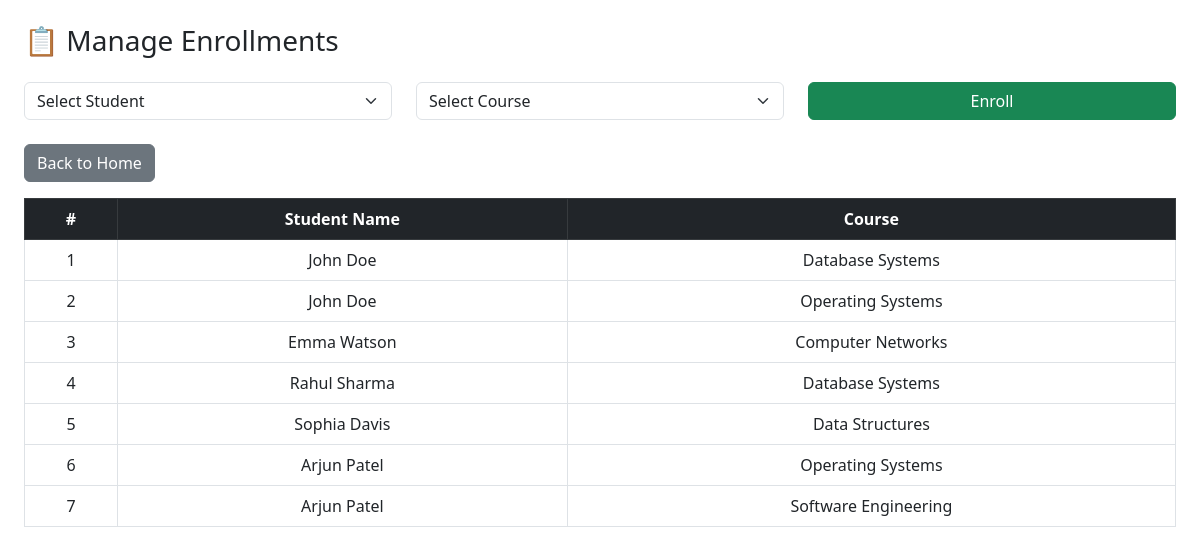
Screenshot of /enrollments with the database file from the repository.
### tables this page shows
CREATE TABLE enrollments (
    id INTEGER PRIMARY KEY AUTOINCREMENT,
    student_id INTEGER,
    course_id INTEGER,
    FOREIGN KEY (student_id) REFERENCES students(id),
    FOREIGN KEY (course_id) REFERENCES courses(id)
);

CREATE TABLE students (
    id INTEGER PRIMARY KEY AUTOINCREMENT,
    name TEXT NOT NULL,
    age INTEGER NOT NULL,
    department TEXT NOT NULL
);

CREATE TABLE courses (
    id INTEGER PRIMARY KEY AUTOINCREMENT,
    course_name TEXT NOT NULL,
    credits INTEGER NOT NULL
);

### app.py (the view)
@app.route('/enrollments')
def enrollments():
    conn = get_db_connection()
    students = conn.execute('SELECT * FROM students').fetchall()
    courses = conn.execute('SELECT * FROM courses').fetchall()
    enrollments = conn.execute('''
        SELECT e.id, s.name AS student_name, c.course_name
        FROM enrollments e
        JOIN students s ON e.student_id = s.id
        JOIN courses c ON e.course_id = c.id
    ''').fetchall()
    conn.close()
    return render_template('enrollments.html',
                           students=students,
                           courses=courses,
                           enrollments=enrollments)

### app.py (called while the page is built)
def get_db_connection():
    conn = sqlite3.connect('school.db')
    conn.row_factory = sqlite3.Row
    return conn

### templates/enrollments.html (shortened to what this page needs)
<!DOCTYPE html>
<html>
<head>
  <link href="https://cdn.jsdelivr.net/npm/bootstrap@5.3.0/dist/css/bootstrap.min.css" rel="stylesheet">
</head>
<body class="p-4">
  <h3 class="mb-4">📋 Manage Enrollments</h3>
  <form method="post" action="/enroll" class="mb-4">
    <div class="row">
      <div class="col-md-4">
        <select name="student_id" class="form-select" required>
          <option value="">Select Student</option>
        </select>
      </div>
      <div class="col-md-4">
        <select name="course_id" class="form-select" required>
          <option value="">Select Course</option>
        </select>
      </div>
      <div class="col-md-4">
        <button class="btn btn-success w-100">Enroll</button>
      </div>
    </div>
  </form>
  <a href="/" class="btn btn-secondary mb-3">Back to Home</a>
  <table class="table table-bordered text-center">
    <thead class="table-dark">
      <tr><th>#</th><th>Student Name</th><th>Course</th></tr>
    </thead>
    <tbody>
      {% for e in enrollments %}
      <tr><td>{{ e.id }}</td><td>{{ e.student_name }}</td><td>{{ e.course_name }}</td></tr>
      {% endfor %}
    </tbody>
  </table>
</body>
</html>

### rows the page displays
enrollments: id "1", student_name "John Doe", course_name "Database Systems"
enrollments: id "2", student_name "John Doe", course_name "Operating Systems"
enrollments: id "3", student_name "Emma Watson", course_name "Computer Networks"
enrollments: id "4", student_name "Rahul Sharma", course_name "Database Systems"
enrollments: id "5", student_name "Sophia Davis", course_name "Data Structures"
enrollments: id "6", student_name "Arjun Patel", course_name "Operating Systems"
enrollments: id "7", student_name "Arjun Patel", course_name "Software Engineering"
